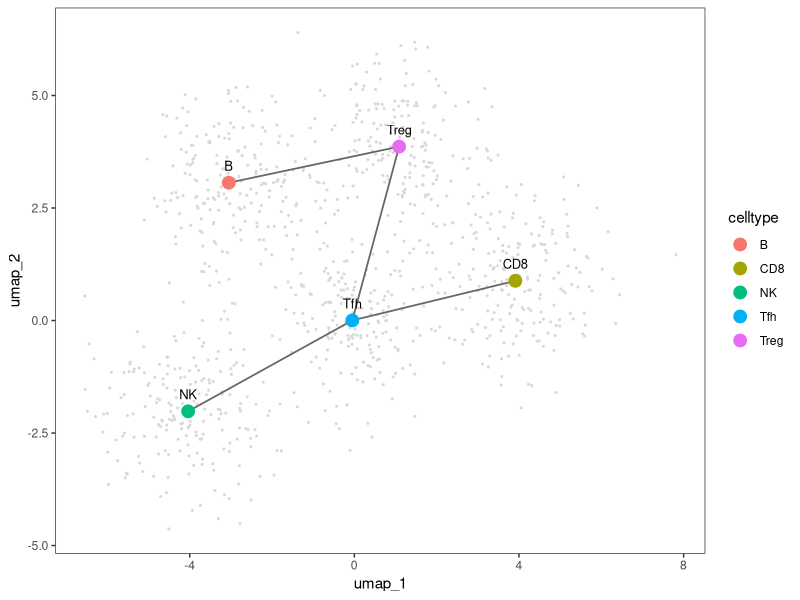

The R script that drew this image: (Note: this script raises an error after producing the figure.)
## ---- chunk 1
knitr::opts_chunk$set(collapse = TRUE, comment = "#>", fig.width = 6, fig.height = 5)
## ---- chunk 2
library(ggplot2)

# Minimum spanning tree over 2-D points, returned as (from, to) index pairs.
mst_edges <- function(x, y) {
  n <- length(x)
  if (n < 2) return(data.frame(from = integer(0), to = integer(0)))
  d <- as.matrix(stats::dist(cbind(x, y)))
  in_tree <- c(TRUE, rep(FALSE, n - 1))
  from <- to <- integer(n - 1)
  for (k in seq_len(n - 1)) {                 # Prim's: cheapest edge tree -> rest
    cand <- d[in_tree, !in_tree, drop = FALSE]
    ij <- which(cand == min(cand), arr.ind = TRUE)[1, ]
    i <- which(in_tree)[ij[1]]; j <- which(!in_tree)[ij[2]]
    from[k] <- i; to[k] <- j
    in_tree[j] <- TRUE
  }
  data.frame(from = from, to = to)
}

# cells: a data.frame with the two coordinate columns + a grouping column.
centroid_map <- function(cells, group_by, x = "umap_1", y = "umap_2") {
  cells <- cells[!is.na(cells[[x]]) & !is.na(cells[[y]]), , drop = FALSE]
  g <- as.character(cells[[group_by]])
  cent <- stats::aggregate(cells[, c(x, y)], list(group = g), stats::median)
  names(cent) <- c("group", "cx", "cy")

  e <- mst_edges(cent$cx, cent$cy)
  seg <- data.frame(x = cent$cx[e$from], y = cent$cy[e$from],
                    xend = cent$cx[e$to], yend = cent$cy[e$to])

  ggplot() +
    geom_point(data = cells, aes(.data[[x]], .data[[y]]),
               colour = "grey85", size = 0.4) +
    geom_segment(data = seg, aes(x, y, xend = xend, yend = yend),
                 linewidth = 0.6, colour = "grey40") +
    geom_point(data = cent, aes(cx, cy, colour = group), size = 4) +
    geom_text(data = cent, aes(cx, cy, label = group), vjust = -1.2, size = 3.3,
              show.legend = FALSE) +
    labs(x = x, y = y, colour = group_by) +
    theme_bw() + theme(panel.grid = element_blank())
}
## ---- chunk 3
set.seed(1)
blob <- function(g, mx, my, n = 200)
  data.frame(cell = paste0(g, seq_len(n)),
             umap_1 = rnorm(n, mx), umap_2 = rnorm(n, my), celltype = g)
cells <- rbind(blob("Tfh", 0, 0), blob("CD8", 4, 1), blob("Treg", 1, 4),
               blob("B", -3, 3), blob("NK", -4, -2))

centroid_map(cells, group_by = "celltype")
## ---- chunk 4
knitr::include_graphics("centroid-map.png")
